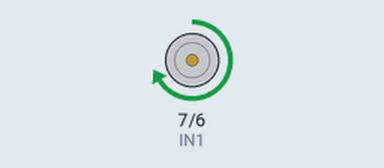
Bench run of a sketch on a simulated Arduino Uno, built with avr-gcc and run on an emulated ATmega328P. On the bench: motor-driver pin pairs drawn as motors (green arrow = first pin HIGH = forward, orange = second pin HIGH = backward, longer = more drive, scaled by the enable pin).

Above: at 1.0 s.
At 2.5 s:
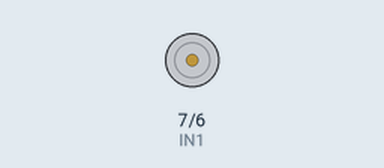
At 4.0 s:
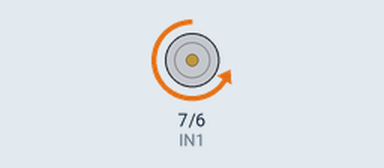
Timing chart, 0 to 7.8 s (numbered marks = the images above):
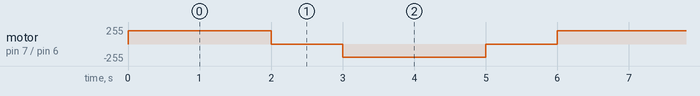

The sketch:

sketch_sep5a.ino
```cpp
// Khai báo các chân điều khiển L298N
const int IN1 = 7;  // Chân IN1 của module L298N
const int IN2 = 6;  // Chân IN2 của module L298N
const int ENA = 9;  // Chân ENA để điều chỉnh tốc độ động cơ (PWM)

void setup() {
  // Cấu hình các chân là OUTPUT
  pinMode(IN1, OUTPUT);
  pinMode(IN2, OUTPUT);
  pinMode(ENA, OUTPUT);

  // Khởi động động cơ
  digitalWrite(IN1, LOW);
  digitalWrite(IN2, LOW);
  analogWrite(ENA, 0);  // Động cơ tắt lúc khởi động
}

void loop() {
  // Chạy tiến
  digitalWrite(IN1, HIGH);
  digitalWrite(IN2, LOW);
  analogWrite(ENA, 200);  // Điều chỉnh tốc độ động cơ (0 - 255)
  delay(2000);  // Chạy tiến trong 2 giây

  // Dừng động cơ
  digitalWrite(IN1, LOW);
  digitalWrite(IN2, LOW);
  analogWrite(ENA, 0);
  delay(1000);  // Dừng 1 giây

  // Chạy lùi
  digitalWrite(IN1, LOW);
  digitalWrite(IN2, HIGH);
  analogWrite(ENA, 200);
  delay(2000);  // Chạy lùi trong 2 giây

  // Dừng động cơ
  digitalWrite(IN1, LOW);
  digitalWrite(IN2, LOW);
  analogWrite(ENA, 0);
  delay(1000);  // Dừng 1 giây
}
```

Measured:
- by itself, motor on pin 7 (IN1) / pin 6 (IN2): repeats every 6.0 s: stopped 1.0 s, backward 200/255 2.0 s, stopped 1.0 s, forward 200/255 2.0 s
